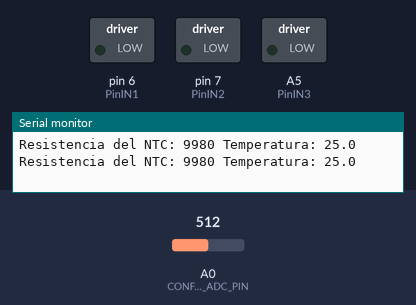
The sketch below on a simulated Arduino Uno, built with avr-gcc and run on an emulated ATmega328P. Parts: switched loads named in the sketch (green lamp = pin HIGH), the last lines printed to the serial monitor. The test bench sets the inputs (shaded band); at power-on: A0 (CONFIG_THERMISTOR_ADC_PIN) = 512.

Above: at 5.8 s.
5.9 s: A0 (CONFIG_THERMISTOR_ADC_PIN) set to 609
11.9 s: A0 (CONFIG_THERMISTOR_ADC_PIN) set to 636
At 15.2 s:
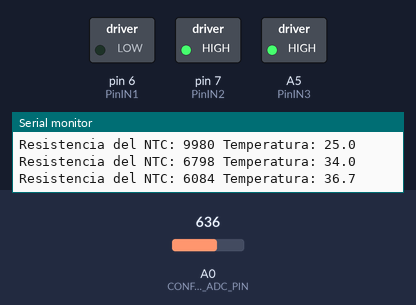
17.9 s: A0 (CONFIG_THERMISTOR_ADC_PIN) set to 511
At 19.2 s:
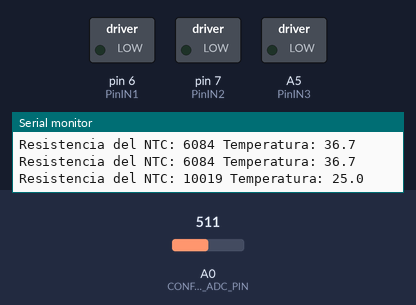
23.9 s: A0 (CONFIG_THERMISTOR_ADC_PIN) set to 716
At 28.42 s:
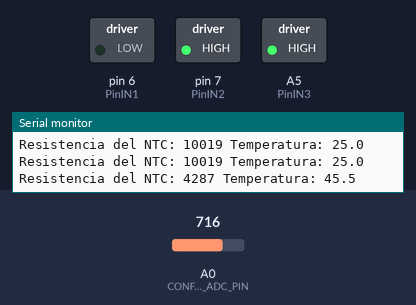
Timing chart, 0 to 29.9 s (numbered marks = the images above; inputs shaded):
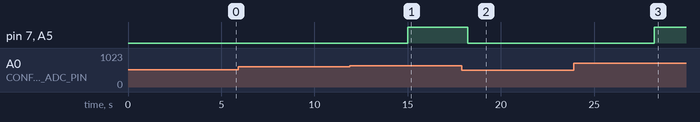

The sketch:

temperature_fan_control.ino
```cpp
#include <Arduino.h>
#include <math.h>

// Source temp: https://www.geekfactory.mx/tutoriales/tutoriales-arduino/termistor-ntc-con-arduino-como-sensor-de-temperatura/
// Source Motor: https://naylampmechatronics.com/blog/11_Tutorial-de-Uso-del-M%C3%B3dulo-L298N.html

// configurar el pin utilizado para la medicion de voltaje del divisor resistivo del NTC
#define CONFIG_THERMISTOR_ADC_PIN A0
// configurar el valor de la resistencia que va en serie con el termistor NTC en ohms
#define CONFIG_THERMISTOR_RESISTOR 10000l

// Pin control de motor
int PinIN1 = 6;
int PinIN2 = 7;
// Pin de control de velocidad
int PinIN3 = A5;

/**
 * @brief Obtiene la resistencia del termistor resolviendo el divisor resistivo.
 *
 * @param adcval Valor medido por el convertidor analógico a digital.
 * @return int32_t Resistencia electrica del termistor.
 */
int32_t thermistor_get_resistance(uint16_t adcval)
{
  // calculamos la resistencia del NTC a partir del valor del ADC
  return (CONFIG_THERMISTOR_RESISTOR * ((1023.0 / adcval) - 1));
}

/**
 * @brief Obtiene la temperatura en grados centigrados a partir de la resistencia
 * actual del componente.
 *
 * @param resistance Resistencia actual del termistor.
 * @return float Temperatura en grados centigrados.
 */
float thermistor_get_temperature(int32_t resistance)
{
  // variable de almacenamiento temporal, evita realizar varias veces el calculo de log
  float temp;

  // calculamos logaritmo natural, se almacena en variable para varios calculos
  temp = log(resistance);

  // resolvemos la ecuacion de STEINHART-HART
  // http://en.wikipedia.org/wiki/Steinhart–Hart_equation
  temp = 1 / (0.001129148 + (0.000234125 * temp) + (0.0000000876741 * temp * temp * temp));

  // convertir el resultado de kelvin a centigrados y retornar
  return temp - 273.15;
}

void MotorHorario(int power)
{
  digitalWrite(PinIN1, HIGH);
  digitalWrite(PinIN2, LOW);
  analogWrite(PinIN3, power);
}
void MotorAntihorario(int power)
{
  digitalWrite(PinIN1, LOW);
  digitalWrite(PinIN2, HIGH);
  analogWrite(PinIN3, power);
}

void MotorStop()
{
  digitalWrite(PinIN1, LOW);
  digitalWrite(PinIN2, LOW);
  analogWrite(PinIN3, 0);
}

void delayMillis(int period) {
  int time_now = millis();
  while(millis() < time_now + period){}
}

void setup()
{
  // preparar serial
  Serial.begin(9600);
  // configuramos los pines como salida
  pinMode(PinIN1, OUTPUT);
  pinMode(PinIN2, OUTPUT);
  pinMode(PinIN3, OUTPUT);
}

void loop()
{
  // variable para almacenar la temperatura y resistencia
  float temperatura;
  uint32_t resistencia;

  // calcular la resistencia electrica del termistor usando la lectura del ADC
  resistencia = thermistor_get_resistance(analogRead(CONFIG_THERMISTOR_ADC_PIN));
  // luego calcular la temperatura segun dicha resistencia
  temperatura = thermistor_get_temperature(resistencia);

  // imprimir resistencia y temperatura al monitor serial
  Serial.print(F("Resistencia del NTC: "));
  Serial.print(resistencia);
  Serial.print(" Temperatura: ");
  Serial.println(temperatura, 1);

  if (temperatura > 35.0) {
    MotorAntihorario(255);
    delay(400);
    MotorStop();
    delayMicroseconds(800);
  }
  else if (temperatura > 38.0) {
    MotorAntihorario(255);
    delay(1200);
    MotorStop();
    delayMicroseconds(800);
  }
  else if (temperatura > 40.0) {
    MotorAntihorario(255);
    delay(1800);
    MotorStop();
    delayMicroseconds(800);
  }
  else if (temperatura > 42.0) {
    MotorAntihorario(255);
    delay(2800);
    MotorStop();
    delayMicroseconds(800);
  }
  else if (temperatura > 44.0) {
    MotorAntihorario(255);
    delay(3800);
  }
  else {
    MotorStop();
    delay(5000);
  }
}
```

Measured:
- the behaviour switches between 618 and 619 on A0 (CONFIG_THERMISTOR_ADC_PIN) (found by bisection; images 0 and 1)
- after the input at 11.9 s, pin 7 (PinIN2), A5 (PinIN3): LOW → HIGH after 3.1 s
- after the input at 17.9 s, pin 7 (PinIN2), A5 (PinIN3): HIGH → LOW after 0.32 s
- after the input at 23.9 s, pin 7 (PinIN2), A5 (PinIN3): LOW → HIGH after 4.3 s
